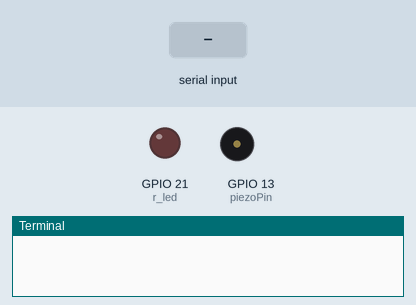
This program was run on a simulated Raspberry Pi (BCM pin numbers). Parts: output pins drawn as LEDs (lit = HIGH), buzzer (waves = sounding), the last lines printed to the terminal. Inputs (shaded band) come from the test bench.

Above: at 1.2 s.
1.3 s: "x" typed at the terminal, then Enter
At 2.5 s:
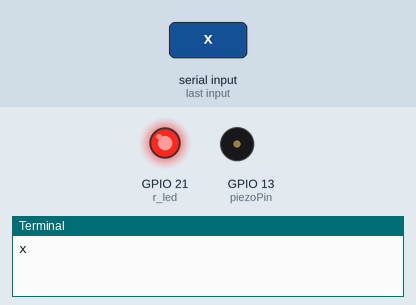
2.8 s: "1" typed at the terminal, then Enter
At 3.6 s:
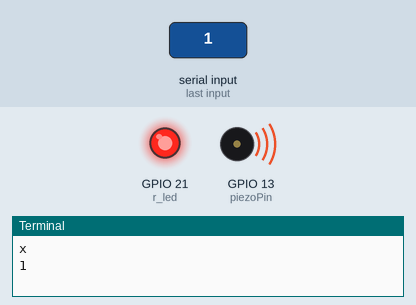
4.3 s: "o" typed at the terminal, then Enter
At 4.8 s:
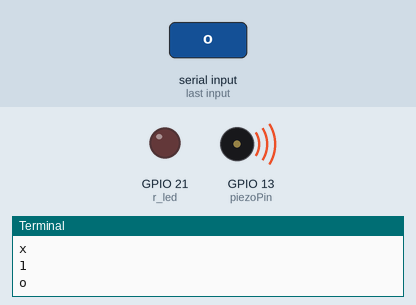
Timing chart, 0 to 7.3 s (numbered marks = the images above; inputs shaded):
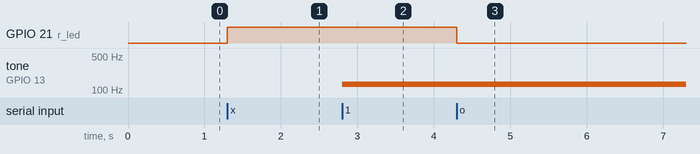

The program:

input03.py
```python
import RPi.GPIO as GPIO
import time

r_led = 21
piezoPin = 13
melody = [130, 147, 165, 175, 196, 220, 247, 262]

GPIO.setmode(GPIO.BCM)
GPIO.setup(r_led, GPIO.OUT)
GPIO.setup(piezoPin, GPIO.OUT)

Buzz = GPIO.PWM(piezoPin, 440)

try:
	while (True):
		a = input()
		if a == 'o':
			GPIO.output(r_led,False)
			time.sleep(1)

		elif a == 'x':
			GPIO.output(r_led,True)
			time.sleep(1)

		elif a in {'1', '2', '3', '4', '5', '6', '7', '8'}:
			a = int(a)
			Buzz.start(50)
			Buzz.ChangeFrequency(melody[a-1])

		elif a in '0':
			Buzz.stop()
			time.sleep(1)

except KeyboardInterrupt:
	GPIO.cleanup()
```

Measured:
- after the input at 1.3 s, GPIO 21 (r_led): LOW → HIGH at once
- after the input at 2.8 s, tone on GPIO 13 (piezoPin): silent → 130 Hz at once
- after the input at 4.3 s, GPIO 21 (r_led): HIGH → LOW at once
